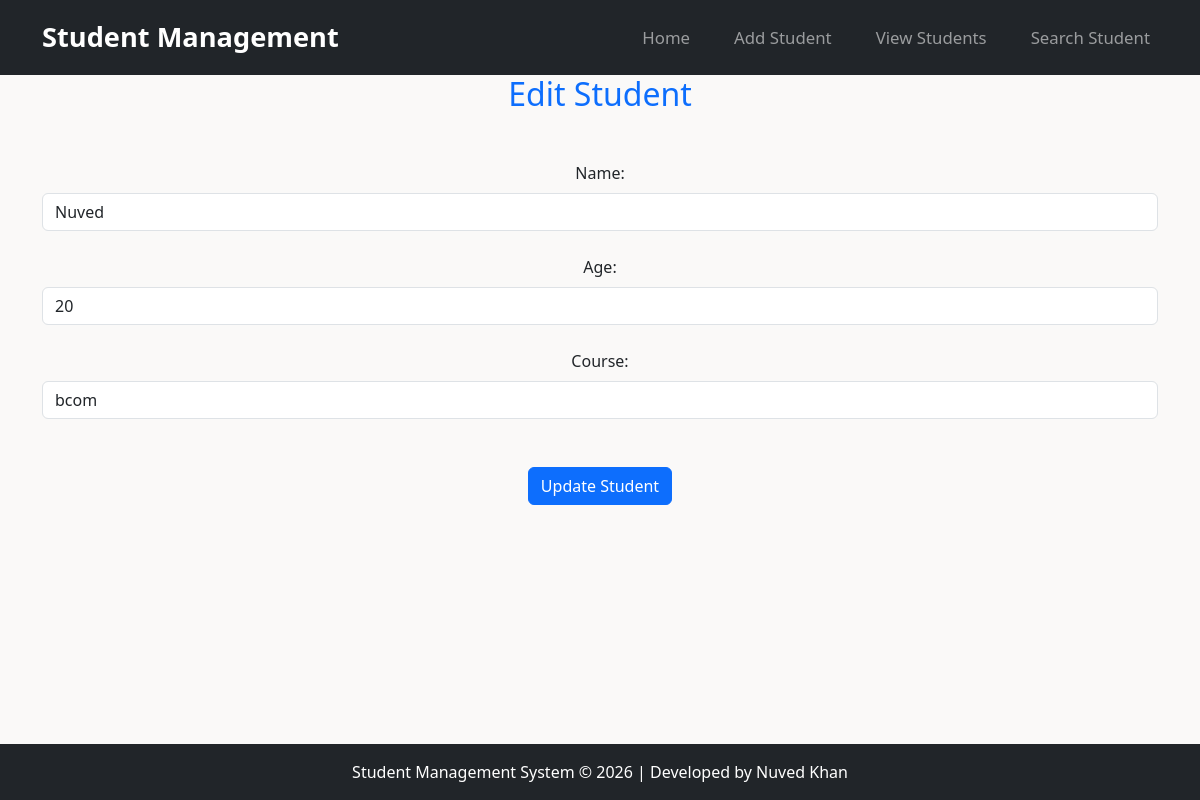
The page /edit_student/2 on the database its author committed.
### tables this page shows
CREATE TABLE students
             (
              id INTEGER PRIMARY KEY AUTOINCREMENT,
              name TEXT, 
              age INTEGER,
              course TEXT);

### app.py (the view)
@app.route("/edit_student/<int:student_id>")
def edit_student(student_id):
    c.execute("SELECT * FROM students WHERE id=?", (student_id,))
    student = c.fetchone()
    return render_template("edit_student.html", student=student)

### templates/edit_student.html (shortened to what this page needs)
<!DOCTYPE html>
<html lang="en">
<head>
    <link href="https://cdn.jsdelivr.net/npm/bootstrap@5.3.7/dist/css/bootstrap.min.css" rel="stylesheet">
    <link rel="stylesheet" href="{{ url_for('static', filename='style.css') }}">
</head>
<body class="d-flex flex-column min-vh-100">
    <main class="flex-grow-1">
        <nav class="navbar navbar-expand-lg navbar-dark bg-dark">
            <div class="container">
                <a class="navbar-brand" href="/">Student Management</a>
                <ul class="navbar-nav ms-auto d-flex flex-row gap-3">
                    <li class="nav-item">
                        <a class="nav-link" href="/">Home</a>
                    </li>
                    <li class="nav-item">
                        <a class="nav-link" href="/add_student">Add Student</a>
                    </li>
                    <li class="nav-item">
                        <a class="nav-link" href="/view_students">View Students</a>
                    </li>
                    <li class="nav-item">
                        <a class="nav-link" href="/search_student">Search Student</a>
                    </li>
                </ul>
            </div>
        </nav>
        <h2 class="text-center text-primary">Edit Student</h2>
        <div class="container  text-center mt-5">
            <form action="/update_student/{{ student[0] }}" method="POST">
                <label for="name" class="form-label">Name:</label>
                <input type="text" class="form-control" id="name" name="name" value="{{ student[1] }}" required>
                <br>
                <label for="age" class="form-label">Age:</label>
                <input type="number" class="form-control" id="age" name="age" value="{{ student[2] }}" required>
                <br>
                <label for="course" class="form-label">Course:</label>
                <input type="text" class="form-control" id="course" name="course" value="{{ student[3] }}" required>
                <br>
                <button type="submit" class="btn btn-primary">Update Student</button>
        </div>
        </main>
        </body>
        <footer class="bg-dark text-white text-center py-3 mt-5">
            Student Management System © 2026 | Developed by Nuved Khan
        </footer>
</html>

### static/style.css (style rules this page uses)
body { background-color: #faf9f8; }
.navbar { padding: 12px 0; }
.navbar-brand { font-size: 1.7rem; font-weight: 600; }
.nav-link { font-size: 1.05rem; margin-left: 12px; }

### rows shown on the page
students: name "Nuved", age "20", course "bcom"
